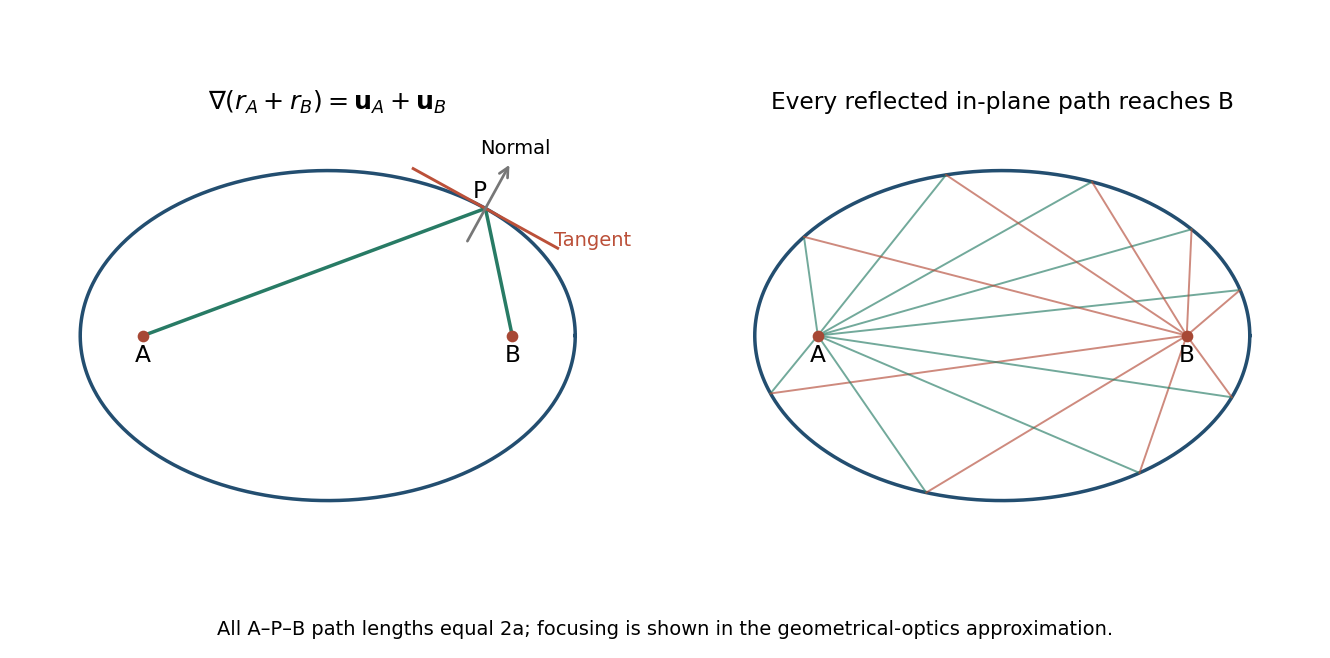

Recreate this plot in Python.
from pathlib import Path
import numpy as np
import matplotlib
matplotlib.use("Agg")
import matplotlib.pyplot as plt
plt.rcParams.update({"font.size":12,"font.family":"DejaVu Sans","figure.facecolor":"white","axes.facecolor":"white","savefig.facecolor":"white"})

fig,(ax,bx)=plt.subplots(1,2,figsize=(9.5,4.7));a,b=3.,2.;f=np.sqrt(a*a-b*b);A=np.array([-f,0.]);B=np.array([f,0.]);theta=np.linspace(0,2*np.pi,500)
for aa in [ax,bx]:
 aa.plot(a*np.cos(theta),b*np.sin(theta),color="#234e70",lw=1.8);aa.scatter([-f,f],[0,0],color="#a74835",s=25,zorder=4);aa.text(-f,-.32,"A",ha="center");aa.text(f,-.32,"B",ha="center");aa.set(xlim=(-3.65,3.65),ylim=(-2.6,2.6),aspect="equal");aa.axis("off")
t=.88;P=np.array([a*np.cos(t),b*np.sin(t)]);ua=(P-A)/np.linalg.norm(P-A);ub=(P-B)/np.linalg.norm(P-B);n=(ua+ub)/np.linalg.norm(ua+ub);tangent=np.array([-n[1],n[0]])
ax.plot([A[0],P[0],B[0]],[A[1],P[1],B[1]],color="#287b65",lw=1.8)
ax.plot([P[0]-tangent[0],P[0]+tangent[0]],[P[1]-tangent[1],P[1]+tangent[1]],color="#bb5039",lw=1.5)
ax.annotate("",xy=P+.65*n,xytext=P-.5*n,arrowprops=dict(arrowstyle="->",color="#777777",lw=1.4));ax.text(*(P+.75*n),"Normal",fontsize=10,ha="center");ax.text(*(P-.95*tangent),"Tangent",fontsize=10,color="#bb5039");ax.text(P[0]-.15,P[1]+.13,"P",fontsize=12)
ax.set_title(r"$\nabla(r_A+r_B)=\mathbf{u}_A+\mathbf{u}_B$",fontsize=13)
for t in [.28,.7,1.2,1.8,2.5,3.5,4.4,5.3,5.9]:
 P=np.array([a*np.cos(t),b*np.sin(t)]);bx.plot([A[0],P[0]],[A[1],P[1]],color="#277c65",lw=1,alpha=.65);bx.plot([P[0],B[0]],[P[1],B[1]],color="#b44c39",lw=1,alpha=.65)
bx.set_title("Every reflected in-plane path reaches B",fontsize=12)
fig.text(.5,.035,"All A–P–B path lengths equal 2a; focusing is shown in the geometrical-optics approximation.",ha="center",fontsize=10)
fig.subplots_adjust(left=.02,right=.98,bottom=.1,top=.88,wspace=.12)

fig.savefig(Path.cwd()/Path(__file__).with_suffix(".png").name,dpi=140,facecolor="white",transparent=False)
plt.close(fig)
